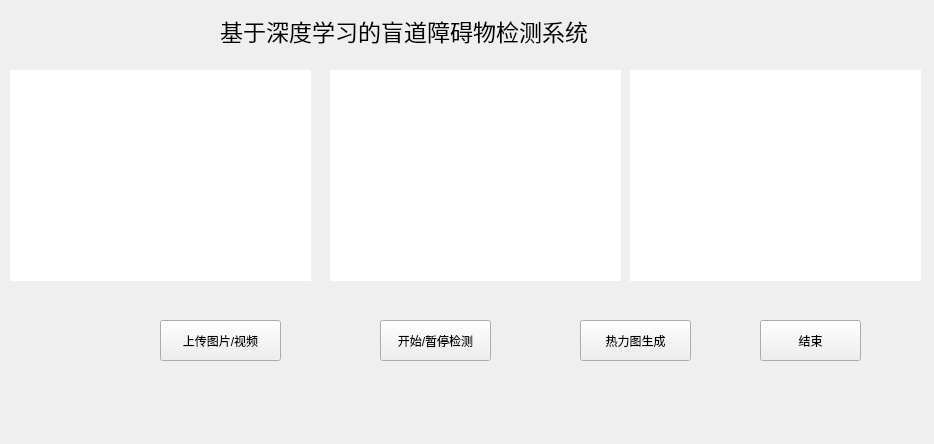
<?xml version="1.0" encoding="UTF-8"?>
<ui version="4.0">
 <class>MainWindow</class>
 <widget class="QMainWindow" name="MainWindow">
  <property name="geometry">
   <rect>
    <x>0</x>
    <y>0</y>
    <width>934</width>
    <height>444</height>
   </rect>
  </property>
  <property name="windowTitle">
   <string>MainWindow</string>
  </property>
  <property name="styleSheet">
   <string notr="true"/>
  </property>
  <widget class="QWidget" name="centralwidget">
   <widget class="QFrame" name="frame_5">
    <property name="geometry">
     <rect>
      <x>-70</x>
      <y>-10</y>
      <width>1131</width>
      <height>681</height>
     </rect>
    </property>
    <property name="sizePolicy">
     <sizepolicy hsizetype="Preferred" vsizetype="Expanding">
      <horstretch>0</horstretch>
      <verstretch>4</verstretch>
     </sizepolicy>
    </property>
    <property name="styleSheet">
     <string notr="true"/>
    </property>
    <property name="frameShape">
     <enum>QFrame::StyledPanel</enum>
    </property>
    <property name="frameShadow">
     <enum>QFrame::Raised</enum>
    </property>
    <widget class="QLabel" name="label">
     <property name="geometry">
      <rect>
       <x>80</x>
       <y>80</y>
       <width>301</width>
       <height>211</height>
      </rect>
     </property>
     <property name="sizePolicy">
      <sizepolicy hsizetype="Preferred" vsizetype="Preferred">
       <horstretch>0</horstretch>
       <verstretch>0</verstretch>
      </sizepolicy>
     </property>
     <property name="styleSheet">
      <string notr="true">background-color: rgb(255, 255, 255);

</string>
     </property>
     <property name="lineWidth">
      <number>1</number>
     </property>
     <property name="text">
      <string/>
     </property>
     <property name="scaledContents">
      <bool>false</bool>
     </property>
    </widget>
    <widget class="QLabel" name="label_14">
     <property name="geometry">
      <rect>
       <x>400</x>
       <y>80</y>
       <width>291</width>
       <height>211</height>
      </rect>
     </property>
     <property name="styleSheet">
      <string notr="true">
background-color: rgb(255, 255, 255);
</string>
     </property>
     <property name="lineWidth">
      <number>1</number>
     </property>
     <property name="text">
      <string/>
     </property>
    </widget>
    <widget class="QPushButton" name="pushButton_openimg">
     <property name="geometry">
      <rect>
       <x>230</x>
       <y>330</y>
       <width>121</width>
       <height>41</height>
      </rect>
     </property>
     <property name="sizePolicy">
      <sizepolicy hsizetype="Expanding" vsizetype="Expanding">
       <horstretch>5</horstretch>
       <verstretch>0</verstretch>
      </sizepolicy>
     </property>
     <property name="maximumSize">
      <size>
       <width>16777215</width>
       <height>63</height>
      </size>
     </property>
     <property name="text">
      <string>上传图片/视频</string>
     </property>
     <property name="icon">
      <iconset resource="icon.qrc">
       <normaloff>:/img/img/文件.png</normaloff>:/img/img/文件.png</iconset>
     </property>
     <property name="autoRepeatDelay">
      <number>301</number>
     </property>
     <property name="autoRepeatInterval">
      <number>100</number>
     </property>
    </widget>
    <widget class="QPushButton" name="pushButton_start_stop">
     <property name="geometry">
      <rect>
       <x>450</x>
       <y>330</y>
       <width>111</width>
       <height>41</height>
      </rect>
     </property>
     <property name="sizePolicy">
      <sizepolicy hsizetype="Expanding" vsizetype="Fixed">
       <horstretch>5</horstretch>
       <verstretch>0</verstretch>
      </sizepolicy>
     </property>
     <property name="maximumSize">
      <size>
       <width>16777215</width>
       <height>63</height>
      </size>
     </property>
     <property name="text">
      <string>开始/暂停检测</string>
     </property>
     <property name="icon">
      <iconset resource="icon.qrc">
       <normaloff>:/img/img/运行.png</normaloff>
       <normalon>:/img/img/暂停.png</normalon>:/img/img/运行.png</iconset>
     </property>
     <property name="checkable">
      <bool>true</bool>
     </property>
    </widget>
    <widget class="QPushButton" name="pushButton_exit">
     <property name="geometry">
      <rect>
       <x>830</x>
       <y>330</y>
       <width>101</width>
       <height>41</height>
      </rect>
     </property>
     <property name="sizePolicy">
      <sizepolicy hsizetype="Expanding" vsizetype="Fixed">
       <horstretch>5</horstretch>
       <verstretch>2</verstretch>
      </sizepolicy>
     </property>
     <property name="maximumSize">
      <size>
       <width>16777215</width>
       <height>63</height>
      </size>
     </property>
     <property name="text">
      <string>结束</string>
     </property>
     <property name="icon">
      <iconset resource="icon.qrc">
       <normaloff>:/img/img/结束.png</normaloff>:/img/img/结束.png</iconset>
     </property>
    </widget>
    <widget class="QLabel" name="label_3">
     <property name="geometry">
      <rect>
       <x>290</x>
       <y>20</y>
       <width>381</width>
       <height>41</height>
      </rect>
     </property>
     <property name="font">
      <font>
       <family>华文楷体</family>
       <pointsize>17</pointsize>
      </font>
     </property>
     <property name="text">
      <string>基于深度学习的盲道障碍物检测系统</string>
     </property>
    </widget>
    <widget class="QLabel" name="label_15">
     <property name="geometry">
      <rect>
       <x>700</x>
       <y>80</y>
       <width>291</width>
       <height>211</height>
      </rect>
     </property>
     <property name="styleSheet">
      <string notr="true">
background-color: rgb(255, 255, 255);
</string>
     </property>
     <property name="lineWidth">
      <number>1</number>
     </property>
     <property name="text">
      <string/>
     </property>
    </widget>
    <widget class="QPushButton" name="pushButton_start_stop_2">
     <property name="geometry">
      <rect>
       <x>650</x>
       <y>330</y>
       <width>111</width>
       <height>41</height>
      </rect>
     </property>
     <property name="sizePolicy">
      <sizepolicy hsizetype="Expanding" vsizetype="Fixed">
       <horstretch>5</horstretch>
       <verstretch>0</verstretch>
      </sizepolicy>
     </property>
     <property name="maximumSize">
      <size>
       <width>16777215</width>
       <height>63</height>
      </size>
     </property>
     <property name="text">
      <string>热力图生成</string>
     </property>
     <property name="icon">
      <iconset resource="icon.qrc">
       <normaloff>:/img/img/运行.png</normaloff>
       <normalon>:/img/img/暂停.png</normalon>:/img/img/运行.png</iconset>
     </property>
     <property name="checkable">
      <bool>true</bool>
     </property>
    </widget>
   </widget>
  </widget>
 </widget>
 <resources>
  <include location="icon.qrc"/>
 </resources>
 <connections/>
</ui>
